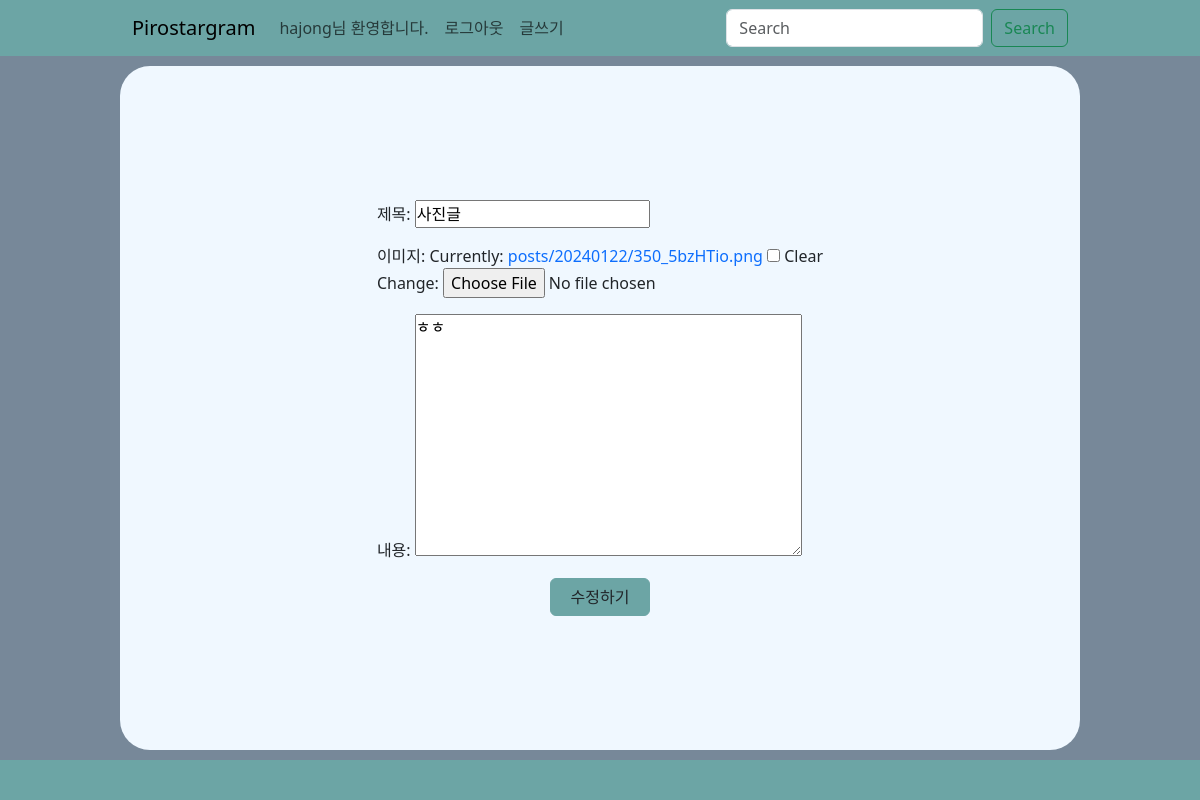
/update/4 (signed in), run on the app's committed database.
### user/models.py (models this page shows, shortened)
class User(AbstractUser):
    first_name = None
    last_name = None
    username = models.CharField(max_length=10, unique=True)

### post/models.py (models this page shows, shortened)
class Post(models.Model):
    post_user = models.ForeignKey(User, on_delete = models.CASCADE, null=True, blank=True, related_name='post_user')
    title = models.CharField('제목',max_length=30)
    photo = models.ImageField('이미지', blank=True, upload_to='posts/%Y%m%d')
    content = models.TextField('내용', max_length=300)
    like = models.ManyToManyField(User, related_name='likes',blank=True)
    like_count = models.PositiveIntegerField(default=0) #0또는 양수만 받는 필드
    created_at = models.DateTimeField(auto_now_add=True)

### post/views.py (the view)
# urls.py: path('update/<int:pk>', update, name='update'),
def update(request, pk):
    post = Post.objects.get(id=pk)
    if request.method == 'POST':
        form = PostForm(request.POST, request.FILES, instance=post)
        if form.is_valid():
            form.save()
        return redirect('post:main')
    else:
        form = PostForm(instance=post)
        ctx = {'form': form, 'pk': pk}
        return render(request, 'posts/update.html', ctx)

### post/forms.py
class PostForm(forms.ModelForm):
    class Meta:
        model = Post
        fields = ['title', 'photo', 'content',]

### templates/posts/update.html (shortened to what this page needs)
{% extends 'base.html' %}
{% load static %}
{% block content %}
<div class="post_create_container">
    <div class="post_create_modal_container">
        <form action="{% url 'post:update' pk%}" method="post" enctype="multipart/form-data">
            {{form.as_p}}
            <button class="btn">수정하기</button>
        </form>
    </div>
</div>
{% endblock %}

### templates/navbar.html (shortened to what this page needs)
<nav class="navbar navbar-expand-lg nav-bg">
    <div class="container-fluid">
      <a class="navbar-brand" href="/">Pirostargram</a>
      <div class="collapse navbar-collapse" id="navbarSupportedContent">
        <ul class="navbar-nav me-auto mb-2 mb-lg-0">
            {% if user.is_authenticated %}
            <li class="nav-item">
                <a class="nav-link" href="">{{request.user.username}}님 환영합니다.</a>
            </li>
            <li class="nav-item">
                <a class="nav-link" href="{% url 'user:logout' %}">로그아웃</a>
            </li>
            <li class="nav-item">
              <a class="nav-link" href="{% url 'post:create' %}">글쓰기</a>
            </li>
            {% endif %}
        </ul>
        <form action="/" method="get" class="d-flex">
          <input class="form-control me-2" name="search_txt" type="text" placeholder="Search" aria-label="Search">
          <button class="btn btn-outline-success" type="submit">Search</button>
        </form>
      </div>
    </div>
  </nav>

### static/css/navbar_footer.css (style rules this page uses)
.container-fluid { height: 5vh; width: 80%; }
.nav-bg { background-color: rgb(108, 165, 165); }

### static/css/main.css (style rules this page uses)
* { margin: 0; padding: 0; }

### static/css/user_create.css (style rules this page uses)
* { margin: 0; padding: 0; }

### static/css/post_create.css (style rules this page uses)
* { margin: 0; padding: 0; }
.post_create_container { display: flex; justify-content: center; background-color: lightslategray; height: calc(90vh - 16px) }
.post_create_modal_container { display: flex; justify-content: center; align-items: center; border-radius: 30px; margin: 10px 0; background-color: aliceblue; width: 80%; }
.post_create_modal_container form { display: flex; flex-direction: column; }
.post_create_modal_container .btn { width: 100px; margin: 0 auto; border-color: rgb(108, 165, 165); background-color: rgb(108, 165, 165); }

### static/css/post_detail.css (style rules this page uses)
* { margin: 0; padding: 0; }
a { text-decoration-line: none; }

### data on the page
User: user.username "hajong"
Post: title "사진글", content "ㅎㅎ"
